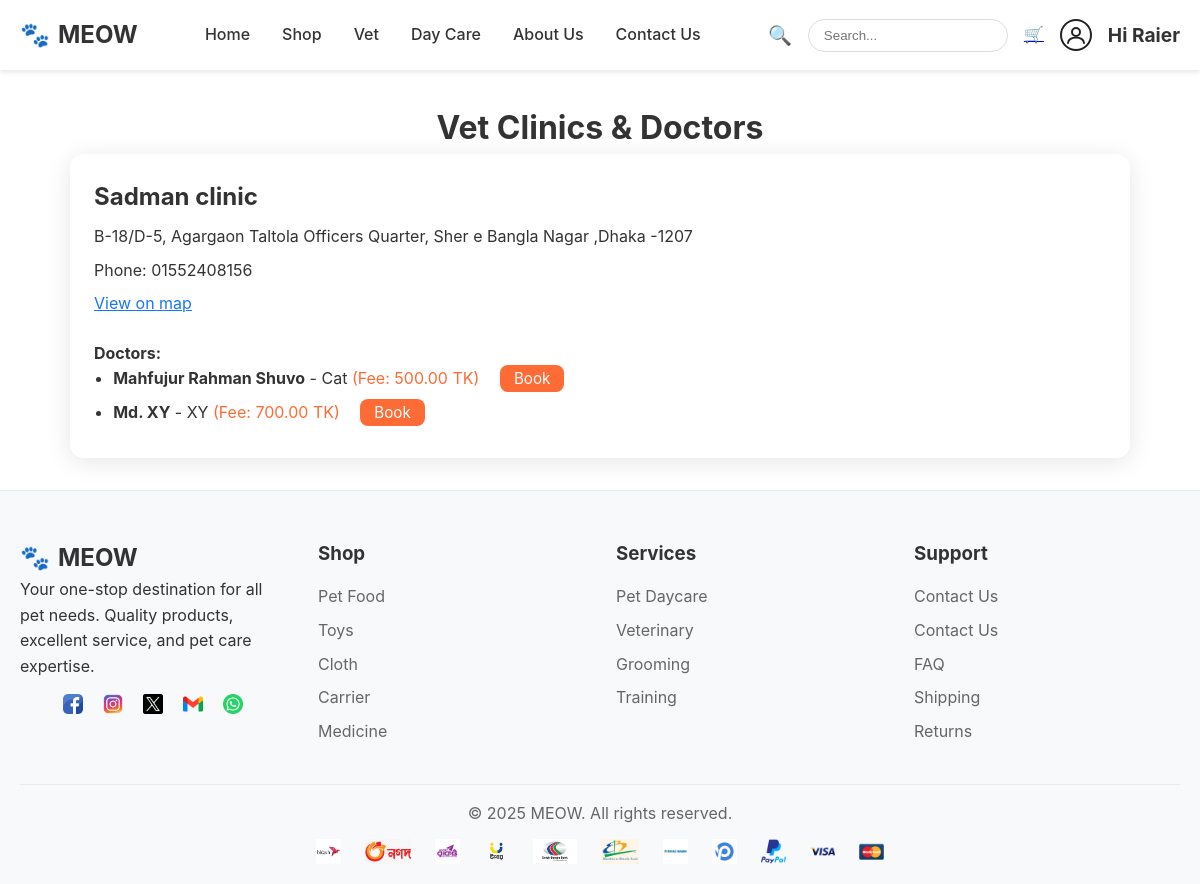
Screenshot of /vets/vet-list/ (signed in) with the database file from the repository.
### users/models.py (models this page shows, shortened)
class CustomUser(AbstractUser):
    user_type = models.CharField(max_length=10, choices=USER_TYPE_CHOICES, default='user')
    is_seller = models.BooleanField(default=False)
    is_approved = models.BooleanField(default=False)
    photo = models.ImageField(upload_to='profile_photos/', blank=True, null=True)

### vets/models.py (models this page shows, shortened)
class VetClinic(models.Model):
    owner   = models.ForeignKey(CustomUser, on_delete=models.CASCADE)
    name    = models.CharField(max_length=200)
    address = models.TextField()
    map_link= models.URLField(blank=True)
    phone   = models.CharField(max_length=20, blank=True)

class Doctor(models.Model):
    clinic = models.ForeignKey(VetClinic, on_delete=models.CASCADE)
    name   = models.CharField(max_length=120)
    specialization = models.CharField(max_length=120, blank=True)
    fee    = models.DecimalField(max_digits=8, decimal_places=2, default=0)

### vets/views.py (the view)
# urls.py: path("vet-list/", views.clinic_doctor_list, name="clinic_doctor_list"),
def clinic_doctor_list(request):
    clinics = VetClinic.objects.all()
    return render(request, "vets/clinic_doctor_list.html", {"clinics": clinics})

### templates/vets/clinic_doctor_list.html (shortened to what this page needs)
{% extends "base.html" %}
{% block content %}
<div class="container" style="max-width: 1100px; margin: 2rem auto;">
  <h1 style="text-align:center;">Vet Clinics & Doctors</h1>
  <div style="display:grid;grid-template-columns:repeat(auto-fit,minmax(320px,1fr));gap:2rem;">
    {% for clinic in clinics %}
    <div style="background:#fff;padding:1.5rem;border-radius:14px;box-shadow:0 4px 24px rgba(0,0,0,0.10);">
      <h2 style="margin-bottom:0.5rem;">{{ clinic.name }}</h2>
      <p style="margin-bottom:0.5rem;">{{ clinic.address }}</p>
      <p style="margin-bottom:0.5rem;">Phone: {{ clinic.phone }}</p>
      {% if clinic.map_link %}
      <a href="{{ clinic.map_link }}" target="_blank" style="color:#1877f2;">View on map</a>
      {% endif %}
      <h4 style="margin-top:1.5rem;">Doctors:</h4>
      <ul style="padding-left:1.2rem;">
        {% for doctor in clinic.doctor_set.all %}
        <li style="margin-bottom:0.5rem;">
          <strong>{{ doctor.name }}</strong>
          {% if doctor.specialization %} - {{ doctor.specialization }}{% endif %}
          <span style="color:#ff6b35;"> (Fee: {{ doctor.fee }} TK)</span>
          <a href="{% url 'vets:book_appointment' doctor.id %}" style="margin-left:1rem; background:#ff6b35;color:#fff;padding:4px 14px;border-radius:8px;text-decoration:none;font-size:0.95rem;">Book</a>
        </li>
        {% empty %}
        <li>No doctors listed.</li>
        {% endfor %}
      </ul>
    </div>
    {% empty %}
    <p>No vet clinics found.</p>
    {% endfor %}
  </div>
</div>
{% endblock %}

### templates/base.html (shortened to what this page needs)
{% load static %}
<!DOCTYPE html>
<html lang="en">
<head>
</head>
<body>
<header>
    <div class="container">
        <div class="header-content">
            <div class="logo">MEOW</div>
            <nav>
                <ul>
                    <li><a href="{% url 'users:user_home_page' %}">Home</a></li>
                    <li><a href="{% url 'shop:shop' %}">Shop</a></li>
                    <li><a href="{% url 'vets:clinic_doctor_list' %}">Vet</a></li>
                    <li><a href="{% url 'vets:clinic_list' %}">Day Care</a></li>
                    <li><a href="{% url 'about_us' %}">About Us</a></li>
                    <li><a href="{% url 'contact_us' %}">Contact Us</a></li>
                </ul>
            </nav>
            <div class="header-icons">
                {% if request.resolver_match.url_name != "login" and request.resolver_match.url_name != "register" %}
                    <span>🔍</span>
                    <input type="text" placeholder="Search..." class="search-bar">
                    <a href="{% url 'shop:cart' %}">🛒</a>
                    {% if user.is_authenticated %}
                        <a href="{% url 'users:profile' %}" class="profile-link" style="display:flex;align-items:center;gap:10px;">
                            <span style="display:inline-flex;align-items:center;">
                            </span>
                        </a>
                        <span style="font-weight:700; color: #333;">Hi {{ user.username }}</span>
                    {% endif %}
                {% endif %}
            </div>
        </div>
    </div>
</header>
<main>
    {% block content %}{% endblock %}
</main>
<footer>
    <div class="container">
        <div class="footer-content">
            <div class="footer-section">
                <div class="logo">MEOW</div>
                <p>Your one-stop destination for all pet needs. Quality products, excellent service, and pet care expertise.</p>
                <div class="social-icons">
                    <a href="https://www.facebook.com" target="_blank" class="social-icon">
                        <img src="{% static 'images/social_icon/facebook.png' %}" alt="Facebook">
                    </a>
                    <a href="https://www.instagram.com" target="_blank" class="social-icon">
                        <img src="{% static 'images/social_icon/instagram.png' %}" alt="Instagram">
                    </a>
                    <a href="https://www.twitter.com" target="_blank" class="social-icon">
                        <img src="{% static 'images/social_icon/twitter.png' %}" alt="Twitter">
                    </a>
                    <a href="mailto:yourmail@gmail.com" target="_blank" class="social-icon">
                        <img src="{% static 'images/social_icon/gmail.png' %}" alt="Gmail">
                    </a>
                    <a href="https://wa.me/1234567890" target="_blank" class="social-icon">
                        <img src="{% static 'images/social_icon/whatsapp.png' %}" alt="WhatsApp">
                    </a>
                </div>
            </div>
            <div class="footer-section">
                <h3>Shop</h3>
                <ul>
                    <li><a href="{% url 'shop:food' %}">Pet Food</a></li>
                    <li><a href="{% url 'shop:toy' %}">Toys</a></li>
                    <li><a href="{% url 'shop:cloth' %}">Cloth</a></li>
                    <li><a href="{% url 'shop:carrier' %}">Carrier</a></li>
                    <li><a href="{% url 'shop:medicine' %}">Medicine</a></li>
                </ul>
            </div>
            <div class="footer-section">
                <h3>Services</h3>
                <ul>
                    <li><a href="#">Pet Daycare</a></li>
                    <li><a href="#">Veterinary</a></li>
                    <li><a href="#">Grooming</a></li>
                    <li><a href="#">Training</a></li>
                </ul>
            </div>
            <div class="footer-section">
                <h3>Support</h3>
                <ul>
                    <li><a href="{% url 'users:contact_us' %}">Contact Us</a></li>
                    <li><a href="{% url 'about_us' %}">Contact Us</a></li>
                    <li><a href="#">FAQ</a></li>
                    <li><a href="#">Shipping</a></li>
                    <li><a href="#">Returns</a></li>
                </ul>
            </div>
        </div>
        <div class="footer-bottom">
            <p>&copy; 2025 MEOW. All rights reserved.</p>
            <div class="payment-methods">
                <div class="payment-method"><img src="{% static 'images/icon/bkash.png' %}" alt="Bkash"></div>
                <div class="payment-method"><img src="{% static 'images/icon/Nagad.png' %}" alt="Nagad"></div>
                <div class="payment-method"><img src="{% static 'images/icon/rocket.png' %}" alt="Rocket"></div>
                <div class="payment-method"><img src="{% static 'images/icon/upay.png' %}" alt="Upay"></div>
                <div class="payment-method"><img src="{% static 'images/icon/dbbl.jpg' %}" alt="DBBL"></div>
                <div class="payment-method"><img src="{% static 'images/icon/ebl.png' %}" alt="EBL"></div>
                <div class="payment-method"><img src="{% static 'images/icon/BRAC.png' %}" alt="Brac Bank"></div>
                <div class="payment-method"><img src="{% static 'images/icon/pathao_pay.png' %}" alt="Pathao Pay"></div>
                <div class="payment-method"><img src="{% static 'images/icon/paypal.png' %}" alt="PayPal"></div>
                <div class="payment-method"><img src="{% static 'images/icon/visa.png' %}" alt="Visa"></div>
                <div class="payment-method"><img src="{% static 'images/icon/card.png' %}" alt="MasterCard"></div>
            </div>
        </div>
    </div>
</footer>
</body>
</html>

### templates/base.html (style rules this page uses)
* { margin: 0; padding: 0; box-sizing: border-box; }
body { font-family: -apple-system, BlinkMacSystemFont, 'Segoe UI', Roboto, Oxygen, Ubuntu, Cantarell, sans-serif; line-height: 1.6; color: #333; }
.container { max-width: 1200px; margin: 0 auto; padding: 0 20px; }
header { background: white; padding: 1rem 0; box-shadow: 0 2px 5px rgba(0,0,0,0.1); position: sticky; top: 0; z-index: 100; }
.header-content { display: flex; justify-content: space-between; align-items: center; }
.logo { display: flex; align-items: center; font-size: 1.5rem; font-weight: bold; color: #333; }
.logo::before { content: "🐾"; margin-right: 8px; }
nav ul { display: flex; list-style: none; gap: 2rem; }
nav a { text-decoration: none; color: #333; font-weight: 500; transition: color 0.3s; }
.header-icons { display: flex; gap: 1rem; align-items: center; }
.header-icons span { cursor: pointer; font-size: 1.2rem; }
.search-bar { padding: 8px 15px; border: 1px solid #ddd; border-radius: 20px; outline: none; width: 200px; }
footer { background: #f8f9fa; color: #333; padding: 3rem 0 1rem; border-top: 1px solid #e9ecef; }
.footer-content { display: grid; grid-template-columns: repeat(auto-fit, minmax(250px, 1fr)); gap: 2rem; margin-bottom: 2rem; }
.footer-section h3 { margin-bottom: 1rem; color: #333; font-weight: bold; }
.footer-section ul { list-style: none; }
.footer-section ul li { margin-bottom: 0.5rem; }
.footer-section ul li a { color: #666; text-decoration: none; }
.footer-bottom { border-top: 1px solid #e9ecef; padding-top: 1rem; text-align: center; color: #666; }
.footer-section p { margin-bottom: 15px; }
.social-icons { display: flex; justify-content: center; align-items: center; gap: 20px; }
.social-icon img { height: 20px; width: auto; display: block; transition: transform 0.2s; }
.payment-methods { margin-top: 0.5rem; display: flex; justify-content: center; gap: 8px; }
.payment-method { padding: 4px 8px; border-radius: 3px; font-size: 11px; font-weight: bold; color: white; }
.payment-method img { height: 25px; width: auto; display: block; }

### rows the page displays
CustomUser: username "Raier"
VetClinic: name "Sadman clinic", address "B-18/D-5, Agargaon Taltola Officers Quarter, Sher e Bangla Nagar ,Dhaka -1207", phone "01552408156"
Doctor: name "Mahfujur Rahman Shuvo", specialization "Cat", fee "500.00"
Doctor: name "Md. XY", specialization "XY", fee "700.00"
